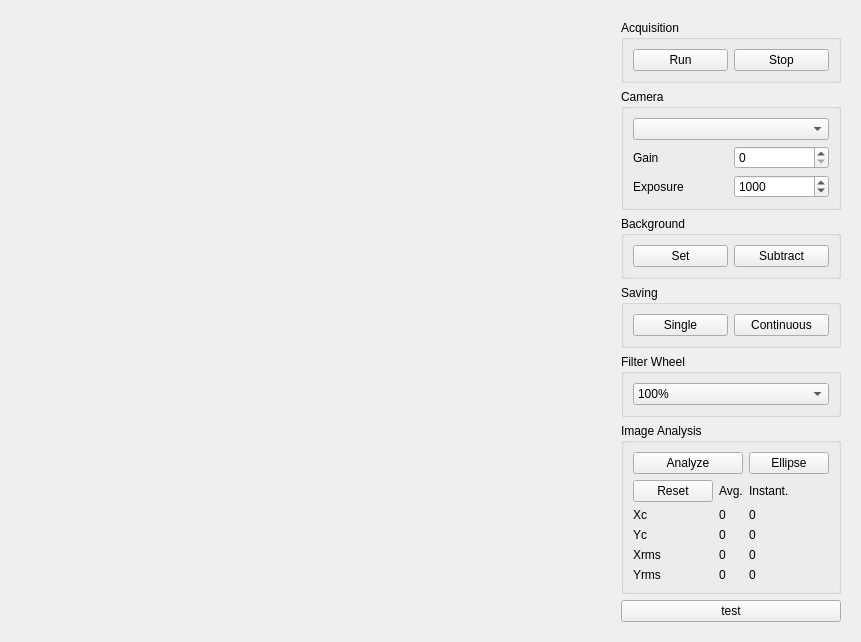
<?xml version="1.0" encoding="UTF-8"?>
<ui version="4.0">
 <class>Form</class>
 <widget class="QWidget" name="Form">
  <property name="geometry">
   <rect>
    <x>0</x>
    <y>0</y>
    <width>861</width>
    <height>621</height>
   </rect>
  </property>
  <property name="windowTitle">
   <string>Form</string>
  </property>
  <layout class="QHBoxLayout" name="horizontalLayout">
   <item>
    <spacer name="horizontalSpacer">
     <property name="orientation">
      <enum>Qt::Horizontal</enum>
     </property>
     <property name="sizeHint" stdset="0">
      <size>
       <width>40</width>
       <height>20</height>
      </size>
     </property>
    </spacer>
   </item>
   <item>
    <widget class="QWidget" name="imageWidget" native="true">
     <layout class="QVBoxLayout" name="verticalLayout_2">
      <item>
       <layout class="QVBoxLayout" name="imageLayout"/>
      </item>
     </layout>
    </widget>
   </item>
   <item>
    <widget class="QWidget" name="widget_2" native="true">
     <layout class="QVBoxLayout" name="verticalLayout">
      <item>
       <widget class="QGroupBox" name="groupBox">
        <property name="title">
         <string>Acquisition</string>
        </property>
        <layout class="QHBoxLayout" name="horizontalLayout_2">
         <item>
          <widget class="QPushButton" name="runButton">
           <property name="text">
            <string>Run</string>
           </property>
          </widget>
         </item>
         <item>
          <widget class="QPushButton" name="stopButton">
           <property name="text">
            <string>Stop</string>
           </property>
          </widget>
         </item>
        </layout>
       </widget>
      </item>
      <item>
       <widget class="QGroupBox" name="groupBox_2">
        <property name="title">
         <string>Camera</string>
        </property>
        <layout class="QVBoxLayout" name="verticalLayout_3">
         <item>
          <layout class="QGridLayout" name="gridLayout">
           <item row="1" column="0">
            <widget class="QLabel" name="gainLabel">
             <property name="text">
              <string>Gain</string>
             </property>
            </widget>
           </item>
           <item row="2" column="0">
            <widget class="QLabel" name="label_2">
             <property name="text">
              <string>Exposure</string>
             </property>
            </widget>
           </item>
           <item row="1" column="1">
            <widget class="QSpinBox" name="gainInput">
             <property name="maximum">
              <number>24</number>
             </property>
            </widget>
           </item>
           <item row="2" column="1">
            <widget class="QSpinBox" name="exposureInput">
             <property name="minimum">
              <number>500</number>
             </property>
             <property name="maximum">
              <number>2000</number>
             </property>
             <property name="singleStep">
              <number>100</number>
             </property>
             <property name="value">
              <number>1000</number>
             </property>
            </widget>
           </item>
           <item row="0" column="0" colspan="2">
            <widget class="QComboBox" name="cameraCombo"/>
           </item>
          </layout>
         </item>
        </layout>
       </widget>
      </item>
      <item>
       <widget class="QGroupBox" name="groupBox_3">
        <property name="title">
         <string>Background</string>
        </property>
        <layout class="QHBoxLayout" name="horizontalLayout_3">
         <item>
          <widget class="QPushButton" name="setButton">
           <property name="text">
            <string>Set</string>
           </property>
          </widget>
         </item>
         <item>
          <widget class="QPushButton" name="subtractButton">
           <property name="text">
            <string>Subtract</string>
           </property>
          </widget>
         </item>
        </layout>
       </widget>
      </item>
      <item>
       <widget class="QGroupBox" name="groupBox_4">
        <property name="title">
         <string>Saving</string>
        </property>
        <layout class="QHBoxLayout" name="horizontalLayout_4">
         <item>
          <widget class="QPushButton" name="singleButton">
           <property name="text">
            <string>Single</string>
           </property>
          </widget>
         </item>
         <item>
          <widget class="QPushButton" name="continuousButton">
           <property name="text">
            <string>Continuous</string>
           </property>
          </widget>
         </item>
        </layout>
       </widget>
      </item>
      <item>
       <widget class="QGroupBox" name="groupBox_5">
        <property name="title">
         <string>Filter Wheel</string>
        </property>
        <layout class="QVBoxLayout" name="verticalLayout_4">
         <item>
          <widget class="QComboBox" name="fwCombo">
           <item>
            <property name="text">
             <string>100%</string>
            </property>
           </item>
           <item>
            <property name="text">
             <string>50%</string>
            </property>
           </item>
           <item>
            <property name="text">
             <string>10%</string>
            </property>
           </item>
           <item>
            <property name="text">
             <string>1%</string>
            </property>
           </item>
           <item>
            <property name="text">
             <string>0%</string>
            </property>
           </item>
          </widget>
         </item>
        </layout>
       </widget>
      </item>
      <item>
       <widget class="QGroupBox" name="groupBox_6">
        <property name="title">
         <string>Image Analysis</string>
        </property>
        <layout class="QVBoxLayout" name="verticalLayout_5">
         <item>
          <layout class="QGridLayout" name="gridLayout_2">
           <item row="3" column="0">
            <widget class="QLabel" name="label_5">
             <property name="text">
              <string>Yc</string>
             </property>
            </widget>
           </item>
           <item row="4" column="1">
            <widget class="QLabel" name="xrmsAvg">
             <property name="text">
              <string>0</string>
             </property>
            </widget>
           </item>
           <item row="0" column="0" colspan="2">
            <widget class="QPushButton" name="analyzeButton">
             <property name="text">
              <string>Analyze</string>
             </property>
            </widget>
           </item>
           <item row="2" column="0">
            <widget class="QLabel" name="label">
             <property name="text">
              <string>Xc</string>
             </property>
            </widget>
           </item>
           <item row="1" column="0">
            <widget class="QPushButton" name="resetButton">
             <property name="text">
              <string>Reset</string>
             </property>
            </widget>
           </item>
           <item row="5" column="0">
            <widget class="QLabel" name="label_4">
             <property name="text">
              <string>Yrms</string>
             </property>
            </widget>
           </item>
           <item row="4" column="0">
            <widget class="QLabel" name="label_3">
             <property name="text">
              <string>Xrms</string>
             </property>
            </widget>
           </item>
           <item row="4" column="2">
            <widget class="QLabel" name="xrmsInstant">
             <property name="text">
              <string>0</string>
             </property>
            </widget>
           </item>
           <item row="5" column="1">
            <widget class="QLabel" name="yrmsAvg">
             <property name="text">
              <string>0</string>
             </property>
            </widget>
           </item>
           <item row="5" column="2">
            <widget class="QLabel" name="yrmsInstant">
             <property name="text">
              <string>0</string>
             </property>
            </widget>
           </item>
           <item row="3" column="1">
            <widget class="QLabel" name="ycAvg">
             <property name="text">
              <string>0</string>
             </property>
            </widget>
           </item>
           <item row="2" column="1">
            <widget class="QLabel" name="xcAvg">
             <property name="text">
              <string>0</string>
             </property>
            </widget>
           </item>
           <item row="1" column="1">
            <widget class="QLabel" name="label_12">
             <property name="text">
              <string>Avg.</string>
             </property>
            </widget>
           </item>
           <item row="1" column="2">
            <widget class="QLabel" name="label_13">
             <property name="text">
              <string>Instant.</string>
             </property>
            </widget>
           </item>
           <item row="2" column="2">
            <widget class="QLabel" name="xcInstant">
             <property name="text">
              <string>0</string>
             </property>
            </widget>
           </item>
           <item row="3" column="2">
            <widget class="QLabel" name="ycInstant">
             <property name="text">
              <string>0</string>
             </property>
            </widget>
           </item>
           <item row="0" column="2">
            <widget class="QPushButton" name="ellipseButton">
             <property name="text">
              <string>Ellipse</string>
             </property>
            </widget>
           </item>
          </layout>
         </item>
        </layout>
       </widget>
      </item>
      <item>
       <widget class="QPushButton" name="testButton">
        <property name="text">
         <string>test</string>
        </property>
       </widget>
      </item>
      <item>
       <spacer name="verticalSpacer">
        <property name="orientation">
         <enum>Qt::Vertical</enum>
        </property>
        <property name="sizeHint" stdset="0">
         <size>
          <width>20</width>
          <height>40</height>
         </size>
        </property>
       </spacer>
      </item>
     </layout>
    </widget>
   </item>
  </layout>
 </widget>
 <resources/>
 <connections/>
</ui>
